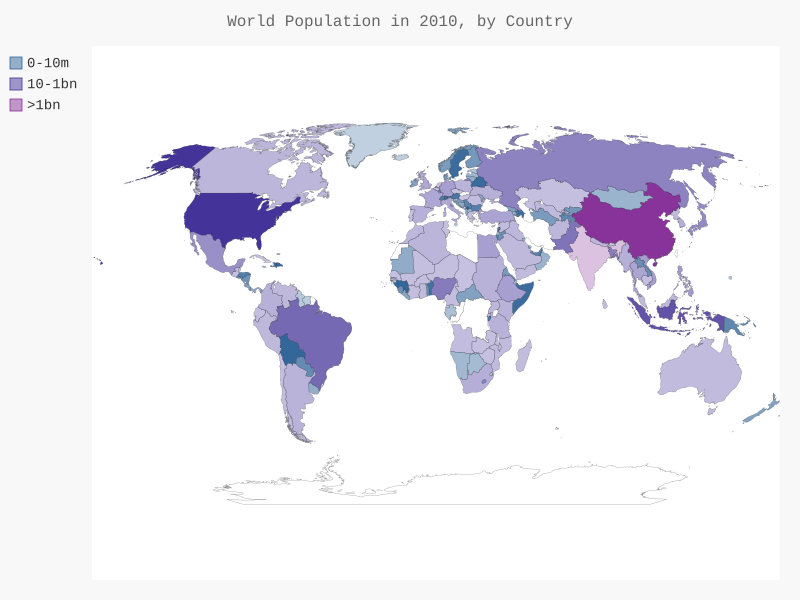

The script that drew this image:
import json
import pygal
from pygal.style import RotateStyle as RS, LightColorizedStyle as LCS
from country_codes import get_country_code


#将数据加载到一个列表中
filename = 'population_data.json'
with open(filename) as f:
    pop_data = json.load(f)

#创建一个包含人口数量的空字典
cc_populations = { }
for pop_dict in pop_data:
    if pop_dict['Year'] == '2010':
        country_name = pop_dict['Country Name']
        population = int(float(pop_dict['Value']))
        code = get_country_code(country_name)
        if code:
            cc_populations[code] = population
##        else:
##            print('error ' + country_name)

#根据人口数量将所有的国家分为3组
cc_pops_1, cc_pops_2, cc_pops_3 = { }, { }, { }
for cc, pop in cc_populations.items( ):
    if pop < 10000000:
        cc_pops_1[cc] = pop
    elif pop < 1000000000:
        cc_pops_2[cc] = pop
    else:
        cc_pops_3[cc] = pop

#看看每组分别包含多少个国家
print(len(cc_pops_1), len(cc_pops_2), len(cc_pops_3))

wm = pygal.maps.world.World( )
wm_style = RS('#336699', base_style=LCS)
wm = pygal.maps.world.World(style=wm_style)
wm.title = 'World Population in 2010, by Country'
wm.add('0-10m', cc_pops_1)
wm.add('10-1bn', cc_pops_2)
wm.add('>1bn', cc_pops_3)

wm.render_to_file('world_population.svg')
